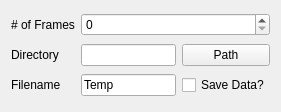
     <widget class="QWidget" name="gridLayoutWidget_3">
      <property name="geometry">
       <rect>
        <x>10</x>
        <y>260</y>
        <width>281</width>
        <height>112</height>
       </rect>
      </property>
      <layout class="QGridLayout" name="gridLayout_3">
       <item row="2" column="1">
        <widget class="QLabel" name="label_10">
         <property name="text">
          <string>Directory</string>
         </property>
        </widget>
       </item>
       <item row="2" column="2">
        <widget class="QLineEdit" name="_dir_name"/>
       </item>
       <item row="2" column="3">
        <widget class="QPushButton" name="_path_button">
         <property name="text">
          <string>Path</string>
         </property>
        </widget>
       </item>
       <item row="3" column="2">
        <widget class="QLineEdit" name="_file_name">
         <property name="text">
          <string>Temp</string>
         </property>
        </widget>
       </item>
       <item row="3" column="3">
        <widget class="QCheckBox" name="_save_box">
         <property name="text">
          <string>Save Data?</string>
         </property>
        </widget>
       </item>
       <item row="3" column="1">
        <widget class="QLabel" name="label_11">
         <property name="text">
          <string>Filename </string>
         </property>
        </widget>
       </item>
       <item row="0" column="1">
        <widget class="QLabel" name="label">
         <property name="text">
          <string># of Frames</string>
         </property>
        </widget>
       </item>
       <item row="0" column="2" colspan="2">
        <widget class="QSpinBox" name="_n_of_frames">
         <property name="maximum">
          <number>1000000</number>
         </property>
        </widget>
       </item>
      </layout>
     </widget>
